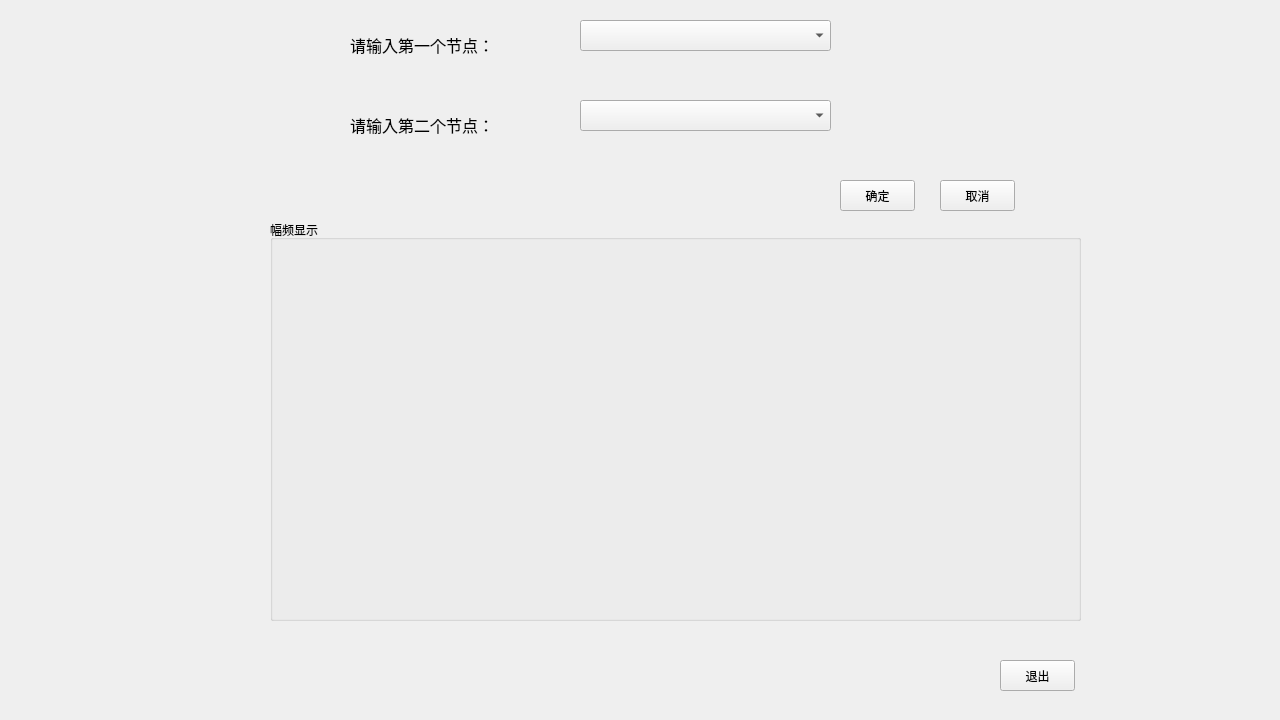
<?xml version="1.0" encoding="UTF-8"?>
<ui version="4.0">
 <class>Form</class>
 <widget class="QWidget" name="Form">
  <property name="geometry">
   <rect>
    <x>0</x>
    <y>0</y>
    <width>1280</width>
    <height>720</height>
   </rect>
  </property>
  <property name="windowTitle">
   <string>Form</string>
  </property>
  <widget class="QLabel" name="label_2">
   <property name="geometry">
    <rect>
     <x>350</x>
     <y>110</y>
     <width>141</width>
     <height>31</height>
    </rect>
   </property>
   <property name="text">
    <string>&lt;html&gt;&lt;head/&gt;&lt;body&gt;&lt;p&gt;&lt;span style=&quot; font-size:12pt;&quot;&gt;请输入第二个节点：&lt;/span&gt;&lt;/p&gt;&lt;/body&gt;&lt;/html&gt;</string>
   </property>
  </widget>
  <widget class="QGroupBox" name="groupBox">
   <property name="geometry">
    <rect>
     <x>270</x>
     <y>220</y>
     <width>811</width>
     <height>401</height>
    </rect>
   </property>
   <property name="title">
    <string>幅频显示</string>
   </property>
  </widget>
  <widget class="QComboBox" name="comboBox">
   <property name="geometry">
    <rect>
     <x>580</x>
     <y>20</y>
     <width>251</width>
     <height>31</height>
    </rect>
   </property>
  </widget>
  <widget class="QLabel" name="label">
   <property name="geometry">
    <rect>
     <x>350</x>
     <y>30</y>
     <width>141</width>
     <height>31</height>
    </rect>
   </property>
   <property name="text">
    <string>&lt;html&gt;&lt;head/&gt;&lt;body&gt;&lt;p&gt;&lt;span style=&quot; font-size:12pt;&quot;&gt;请输入第一个节点：&lt;/span&gt;&lt;/p&gt;&lt;/body&gt;&lt;/html&gt;</string>
   </property>
  </widget>
  <widget class="QComboBox" name="comboBox_2">
   <property name="geometry">
    <rect>
     <x>580</x>
     <y>100</y>
     <width>251</width>
     <height>31</height>
    </rect>
   </property>
  </widget>
  <widget class="QPushButton" name="pushButton">
   <property name="geometry">
    <rect>
     <x>1000</x>
     <y>660</y>
     <width>75</width>
     <height>31</height>
    </rect>
   </property>
   <property name="text">
    <string>退出</string>
   </property>
  </widget>
  <widget class="QPushButton" name="pushButton_2">
   <property name="geometry">
    <rect>
     <x>840</x>
     <y>180</y>
     <width>75</width>
     <height>31</height>
    </rect>
   </property>
   <property name="text">
    <string>确定</string>
   </property>
  </widget>
  <widget class="QPushButton" name="pushButton_3">
   <property name="geometry">
    <rect>
     <x>940</x>
     <y>180</y>
     <width>75</width>
     <height>31</height>
    </rect>
   </property>
   <property name="text">
    <string>取消</string>
   </property>
  </widget>
 </widget>
 <resources/>
 <connections/>
</ui>
